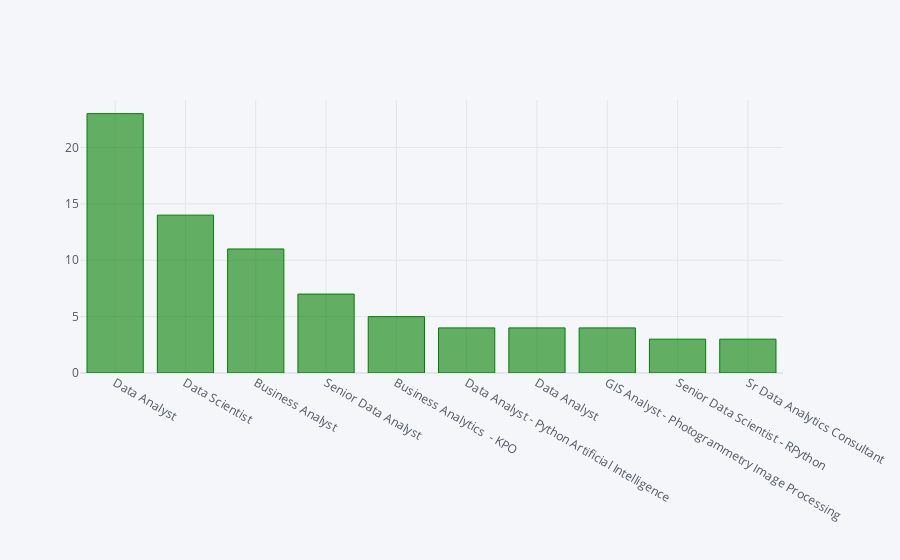

Notebook code for this chart:
### Markdown cell above
To summarize above graph in short, There are around 361 jobs are Work from office, 32 jobs are Hybrid,13 jobs are Temp.WFH
remaining jobs are Permanaent Remote.

### Code cell
df['Job Role'].value_counts()[0:10].iplot(kind='bar',colors='green')

### Figure 1 — Plotly figure (JSON) as saved in the notebook; plotly's stock layout.template omitted (floating-point values rounded to 4 significant figures)
{"data": [{"marker": {"color": "rgba(0, 128, 0, 0.6)", "line": {"color": "rgba(0, 128, 0, 1.0)", "width": 1}}, "name": "Job Role", "orientation": "v", "text": "", "type": "bar", "x": ["Data Analyst", "Data Scientist", "Business Analyst", "Senior Data Analyst", "Business Analytics  - KPO", "Data Analyst - Python Artificial Intelligence", "Data Analyst ", "GIS Analyst - Photogrammetry Image Processing", "Senior Data Scientist - RPython", "Sr Data Analytics Consultant"], "y": [23, 14, 11, 7, 5, 4, 4, 4, 3, 3]}], "layout": {"legend": {"bgcolor": "#F5F6F9", "font": {"color": "#4D5663"}}, "paper_bgcolor": "#F5F6F9", "plot_bgcolor": "#F5F6F9", "title": {"font": {"color": "#4D5663"}}, "xaxis": {"gridcolor": "#E1E5ED", "showgrid": true, "tickfont": {"color": "#4D5663"}, "title": {"font": {"color": "#4D5663"}, "text": ""}, "zerolinecolor": "#E1E5ED"}, "yaxis": {"gridcolor": "#E1E5ED", "showgrid": true, "tickfont": {"color": "#4D5663"}, "title": {"font": {"color": "#4D5663"}, "text": ""}, "zerolinecolor": "#E1E5ED"}}}
